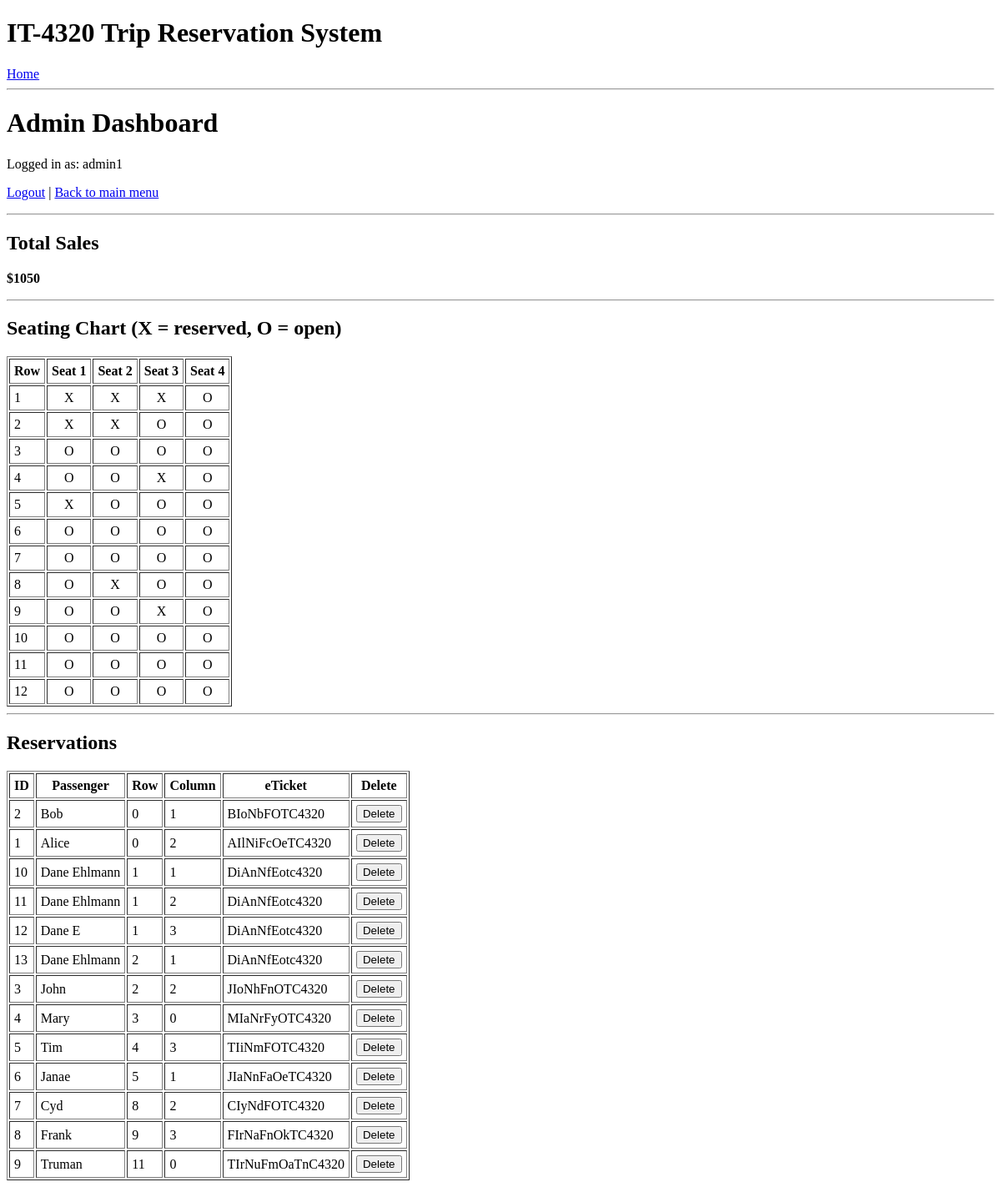
/admin/dashboard (signed in), run on an earlier commit of the app's database.
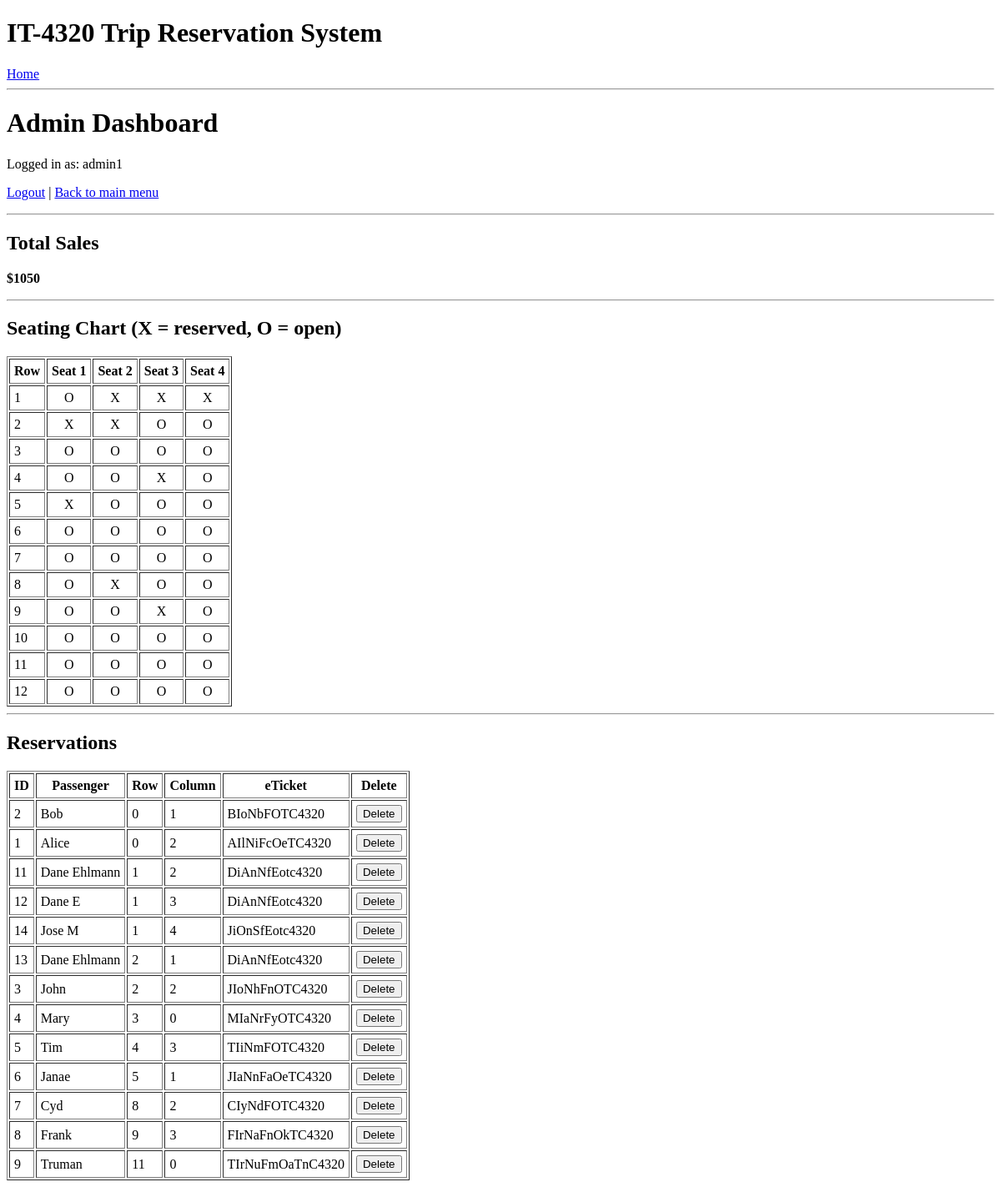
And on a later commit of the database.
### tables this page shows
CREATE TABLE reservations (
    id INTEGER PRIMARY KEY AUTOINCREMENT,
    passengerName TEXT NOT NULL,
    seatRow INTEGER NOT NULL,
    seatColumn INTEGER NOT NULL,
    eTicketNumber TEXT NOT NULL,
    created TIMESTAMP NOT NULL DEFAULT CURRENT_TIMESTAMP
);

### app.py (the view)
@app.route("/admin/dashboard")
@admin_login_required
def admin_dashboard():
    seating_chart = get_seating_chart()
    total_sales = calculate_total_sales()
    reservations = get_all_reservations()
    return render_template(
        "admin_dashboard.html",
        seating_chart=seating_chart,
        total_sales=total_sales,
        reservations=reservations,
    )

### app.py (called while the page is built)
def get_db_connection():
    connection = sqlite3.connect(DB_PATH)
    connection.row_factory = sqlite3.Row
    return connection

def get_seating_chart():
    conn = get_db_connection()
    rows = conn.execute("SELECT seatRow, seatColumn FROM reservations").fetchall()
    conn.close()
    reserved_seats = {(r["seatRow"], r["seatColumn"]) for r in rows}
    chart = []
    for row in range(1, 13):
        row_data = []
        for col in range(1, 5):
            if (row, col) in reserved_seats:
                row_data.append("X")
            else:
                row_data.append("O")
        chart.append(row_data)
    return chart

def get_cost_matrix():
    cost_matrix = [[100, 75, 50, 100] for _ in range(12)]
    return cost_matrix

def calculate_total_sales():
    conn = get_db_connection()
    rows = conn.execute("SELECT seatRow, seatColumn FROM reservations").fetchall()
    conn.close()
    cost_matrix = get_cost_matrix()
    total = 0
    for r in rows:
        row = r["seatRow"]
        col = r["seatColumn"]
        total += cost_matrix[row - 1][col - 1]
    return total

### Templates/admin_dashboard.html (shortened to what this page needs)
{% extends "base.html" %}
{% block content %}
<h1>Admin Dashboard</h1>
<p>Logged in as: {{ session.get('admin_username') }}</p>
<p>
    <a href="{{ url_for('admin_logout') }}">Logout</a> |
    <a href="{{ url_for('index') }}">Back to main menu</a>
</p>
<hr>
<h2>Total Sales</h2>
<p><strong>${{ total_sales }}</strong></p>
<hr>
<h2>Seating Chart (X = reserved, O = open)</h2>
<table border="1" cellpadding="5">
    <tr>
        <th>Row</th>
        <th>Seat 1</th>
        <th>Seat 2</th>
        <th>Seat 3</th>
        <th>Seat 4</th>
    </tr>
    {% for row in seating_chart %}
    <tr>
        <td>{{ loop.index }}</td>
        {% for seat in row %}
        <td style="text-align:center;">{{ seat }}</td>
        {% endfor %}
    </tr>
    {% endfor %}
</table>
<hr>
<h2>Reservations</h2>
{% if reservations %}
    <table border="1" cellpadding="5">
        <tr>
            <th>ID</th>
            <th>Passenger</th>
            <th>Row</th>
            <th>Column</th>
            <th>eTicket</th>
            <th>Delete</th>
        </tr>
        {% for r in reservations %}
        <tr>
            <td>{{ r.id }}</td>
            <td>{{ r.passengerName }}</td>
            <td>{{ r.seatRow }}</td>
            <td>{{ r.seatColumn }}</td>
            <td>{{ r.eTicketNumber }}</td>
            <td>
                <form method="post" action="{{ url_for('delete_reservation', reservation_id=r.id) }}">
                    <button type="submit">Delete</button>
                </form>
            </td>
        </tr>
        {% endfor %}
    </table>
{% else %}
    <p>No reservations yet.</p>
{% endif %}
{% endblock %}

What changed in the data, as far as the page shows it:
removed reservations: id "10", passengerName "Dane Ehlmann", seatRow "1", seatColumn "1", eTicketNumber "DiAnNfEotc4320"
added reservations: id "14", passengerName "Jose M", seatRow "1", seatColumn "4", eTicketNumber "JiOnSfEotc4320"
